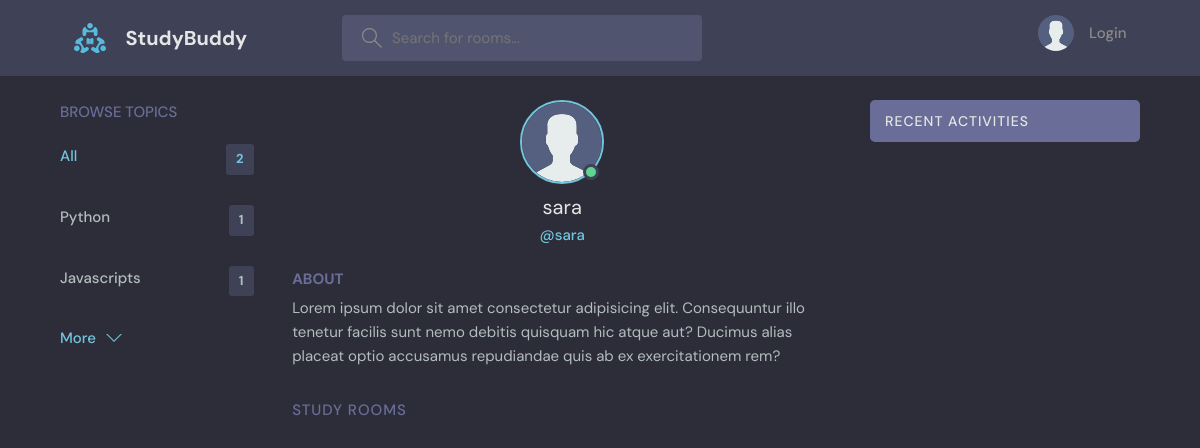
The app's page /userprofile/1/, older data.
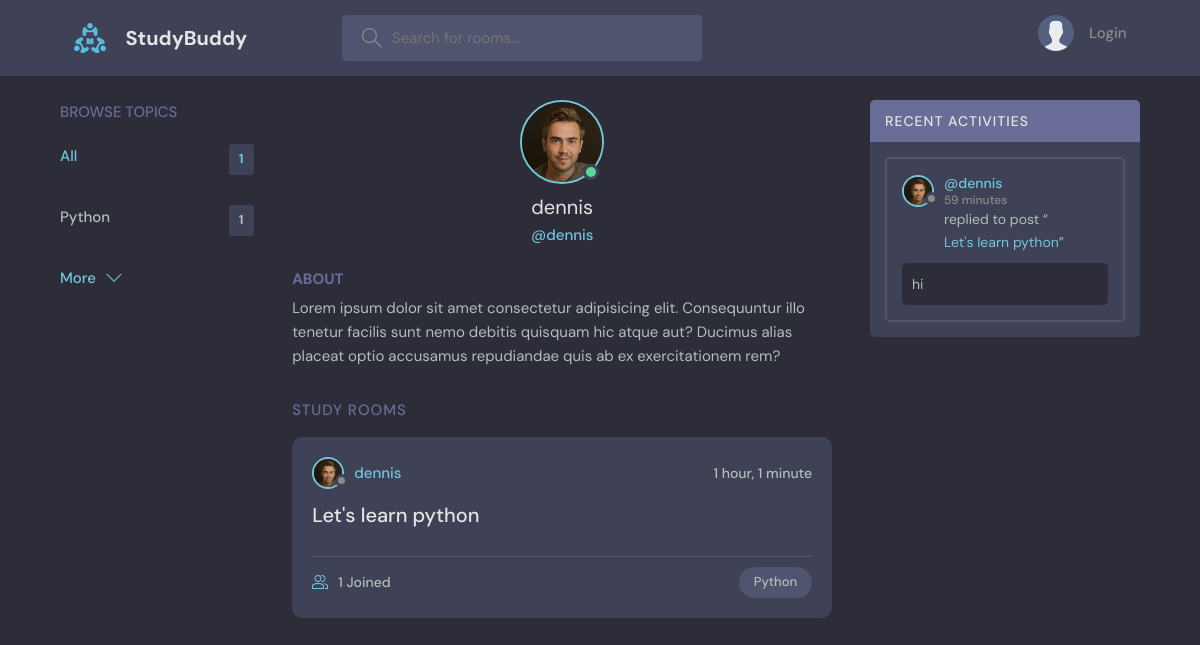
The same page, newer data.
### base/models.py (models this page shows, shortened)
class Topic(models.Model):
  name=models.CharField(max_length=200)#

class User(AbstractUser):
  name=models.CharField(max_length=200,null=True)
  email=models.EmailField(unique=True,null=True)
  bio=models.TextField(null=True)
  avatar=models.ImageField(null=True,default="avatar.svg")
  USERNAME_FIELD = 'email'
  REQUIRED_FIELDS = []

class Room(models.Model):
  host=models.ForeignKey(User,on_delete=models.SET_NULL,null=True)
  topic=models.ForeignKey(Topic,on_delete=models.SET_NULL,null=True)
  name=models.CharField(max_length=200)
  description=models.TextField(null=True,blank=True)
  participants=models.ManyToManyField(User,related_name='participants',blank=True)
  updated=models.DateTimeField(auto_now=True)
  created=models.DateTimeField(auto_now_add=True)
  class Meta:
    ordering=['created']
  def __str__(self):
    return self.name

class Messages(models.Model):
  user=models.ForeignKey(User,on_delete=models.CASCADE)
  room=models.ForeignKey(Room,on_delete=models.CASCADE)
  body=models.TextField()
  updated=models.DateTimeField(auto_now=True)
  created=models.DateTimeField(auto_now_add=True)

### base/views.py (the view)
# urls.py: path('userprofile/<str:pk>/',views.userprofile,name="userprofile"),
def userprofile(request,pk):
  user=User.objects.get(id=pk)
  rooms=user.room_set.all()
  messages_rooms=user.messages_set.all()
  topics=Topic.objects.all()
  context={'user':user,'rooms':rooms,'topics':topics,'messages_rooms':messages_rooms}
  return render(request,'base/profile.html',context)

### base/templates/base/profile.html (shortened to what this page needs)
{% extends 'main.html'%}
{% block content %}
  <main class="profile-page layout layout--3">
    <div class="container">
      {% include 'base/topics_compontent.html'%}
      <div class="roomList">
        <div class="profile">
          <div class="profile__avatar">
            <div class="avatar avatar--large active">
              <img src="{{user.avatar.url}}" />
            </div>
          </div>
          <div class="profile__info">
            <h3>{{user.username}}</h3>
            <p>@{{user.username}}</p>
          </div>
          <div class="profile__about">
            <h3>About</h3>
            <p>
              Lorem ipsum dolor sit amet consectetur adipisicing elit. Consequuntur illo tenetur
              facilis sunt nemo debitis quisquam hic atque aut? Ducimus alias placeat optio
              accusamus repudiandae quis ab ex exercitationem rem?
            </p>
          </div>
        </div>
        <div class="roomList__header">
          <div>
            <h2>Study Rooms</a>
            </h2>
          </div>
        </div>
        {% include 'base/feed_components.html'%}
      </div>
      {% include 'base/activity_component.html'%}
    </div>
  </main>
{% endblock  %}

### templates/main.html (shortened to what this page needs)
<!DOCTYPE html>
{% load static %}
<html lang="en">
  <head>
    <link rel="stylesheet" href="{% static 'styless/style.css'%}" />
  </head>
  <body>
    {%include 'navigatin.html'%}
    {% block content %}
    {% endblock %}
  </body>
</html>

### templates/navigatin.html (shortened to what this page needs)
{% load static%}
<header class="header header--loggedIn">
  <div class="container">
    <a href="{% url 'home' %}" class="header__logo">
      <img src="{% static 'imagess/logo.svg' %}" />
      <h1>StudyBuddy</h1>
    </a>
    <form class="header__search" method="GET" action="{% url 'home' %}">
      <label>
        <input name="q" placeholder="Search for rooms..." />
      </label>
    </form>
    <nav class="header__menu">
      {% if request.user.is_authenticated%}
      <div class="header__user">
        <a href="{% url 'userprofile' request.user.id %}">
          <div class="avatar avatar--medium active">
            <img src="{{user.avatar.url}}" />
          </div>
          <p>{{request.user.username}} <span>@{{request.user.username}}</span></p>
        </a>
        <button class="dropdown-button">
          <svg version="1.1" xmlns="http://www.w3.org/2000/svg" width="32" height="32" viewBox="0 0 32 32">
            <title>chevron-down</title>
            <path d="M16 21l-13-13h-3l16 16 16-16h-3l-13 13z"></path>
          </svg>
        </button>
      </div>
      {%else%}
      <a href="{% url 'Login-page'%}">
        <img src="{% static 'imagess/avatar.svg' %}" />
        <p>Login</p>
      </a>
      {%endif%}
    </nav>
  </div>
</header>

### base/templates/base/topics_compontent.html
<div class="topics">
  <div class="topics__header">
    <h2>Browse Topics</h2>
  </div>
  <ul class="topics__list">
    <li>
      <a href="{% url 'home' %}" class="active">All <span>{{topics.count}}</span></a>
    </li>
    {% for topic in topics %}
    <li>
      <a href="{% url 'home'%}?q={{topic.name}}">{{topic.name}}<span>{{topic.room_set.all.count}}</span></a>
    </li>
    {% endfor %}
  </ul>
  <a class="btn btn--link" href="{% url 'topics' %}">
    More
    <svg version="1.1" xmlns="http://www.w3.org/2000/svg" width="32" height="32" viewBox="0 0 32 32">
      <title>chevron-down</title>
      <path d="M16 21l-13-13h-3l16 16 16-16h-3l-13 13z"></path>
    </svg>
  </a>
</div>

### base/templates/base/feed_components.html (shortened to what this page needs)
{% for room in rooms %}
<div class="roomListRoom">
  <div class="roomListRoom__header">
    <a href="{% url 'userprofile' room.host.id %}" class="roomListRoom__author">
      <div class="avatar avatar--small">
        <img src="{{room.host.avatar.url}}" />
      </div>
      <span>{{room.host.username}}</span>
    </a>
    <div class="roomListRoom__actions">
      <span>{{room.created|timesince}}</span>
    </div>
  </div>
  <div class="roomListRoom__content">
    <a href="{% url 'room' room.id %}">{{room.name}}</a>
  </div>
  <div class="roomListRoom__meta">
    <a href="{% url 'room' room.id %}" class="roomListRoom__joined">
      {{room.participants.all.count}} Joined
    </a>
    <p class="roomListRoom__topic">{{room.topic.name}}</p>
  </div>
</div>
{% endfor %}

### base/templates/base/activity_component.html (shortened to what this page needs)
<div class="activities">
  <div class="activities__header">
    <h2>Recent Activities</h2>
  </div>
  {% for messages in messages_rooms %}
  <div class="activities__box">
    <div class="activities__boxHeader roomListRoom__header">
      <a href="{%url 'userprofile' messages.user.id%}" class="roomListRoom__author">
        <div class="avatar avatar--small">
          <img src="{{messages.user.avatar.url}}" />
        </div>
        <p>
          @{{messages.user.username}}
          <span>{{messages.created|timesince}}</span>
        </p>
      </a>
    </div>
    <div class="activities__boxContent">
      <p>replied to post “<a href="{% url 'room'  messages.room.id %}">{{messages.room}}</a>”</p>
      <div class="activities__boxRoomContent">
        {{messages.body}}
      </div>
    </div>
  </div>
  {%endfor%}
</div>

Row changes from the older to the newer data that the page shows:
removed Topic: name "Javascripts", room_set.all.count "1"
changed User: avatar: picture added in place of a placeholder; username "sara" → "dennis"
now on this page (row edited): Room: host.avatar (picture), host.username "dennis", created "1 hour, 1 minute", name "Let's learn python", participants.all.count "1", topic.name "Python"
now on this page (row edited): Messages: user.avatar (picture), user.username "dennis", created "59 minutes", room "Let's learn python", body "hi"
Text that changed along with them:
{{ topics.count }}: "2" → "1"
